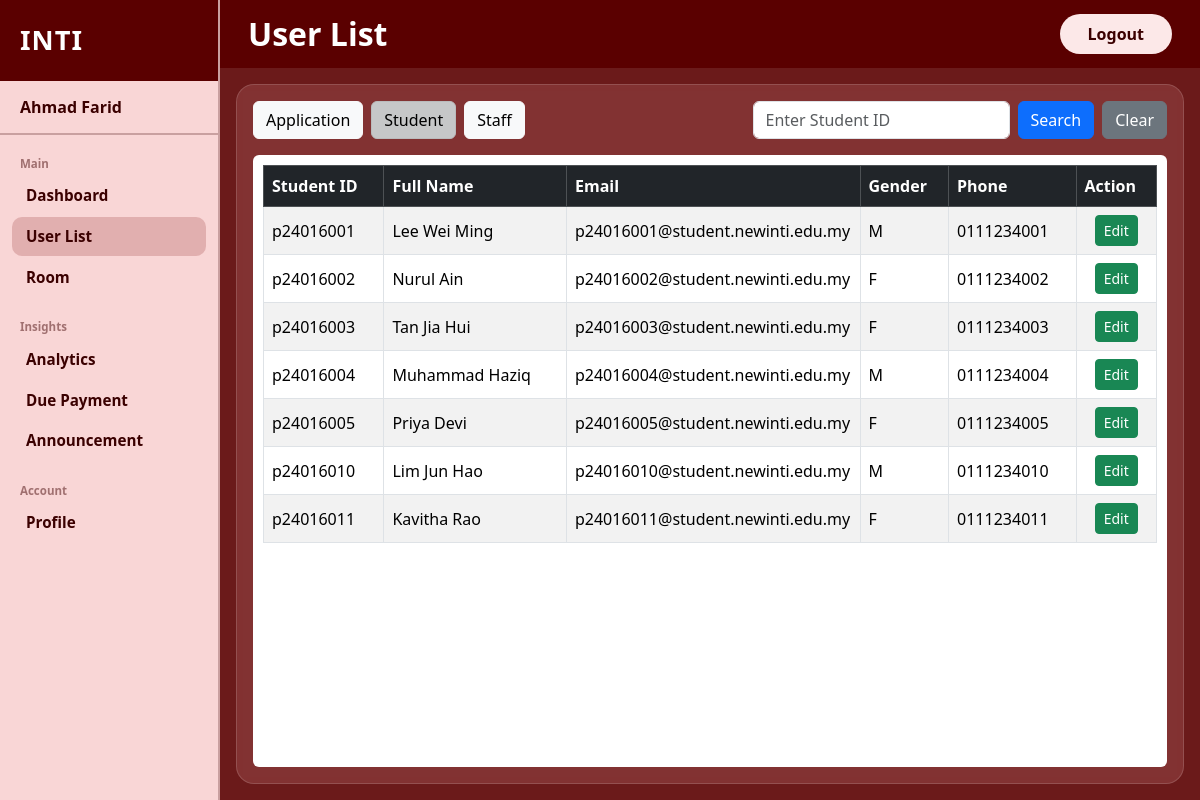
The page /admin_user_list_student (signed in) on the database its author committed.
### tables this page shows
CREATE TABLE Student (
            student_id                TEXT PRIMARY KEY NOT NULL,
            fullname                  TEXT NOT NULL,
            email                     TEXT UNIQUE NOT NULL,
            password                  TEXT NOT NULL,
            gender                    TEXT NOT NULL,
            phone                     TEXT NOT NULL,
            last_read_announcement_at TEXT DEFAULT NULL,
            reset_token               TEXT DEFAULT NULL,
            reset_token_used          INTEGER DEFAULT 0,
            application_id            INTEGER NOT NULL,
            FOREIGN KEY (application_id) REFERENCES Application(application_id)
        );

### app.py (the view)
@app.route("/admin_user_list_student")
def admin_user_list_student():
    if session.get('user_id') is None or session.get('role') != 'admin':
        return redirect('/user_login')
    conn = get_db()
    search_data = request.args.get("search_data", "")
    if search_data:
        table_data = conn.execute("""
            SELECT *
            FROM Student
            WHERE student_id = ?
        """, (search_data,)).fetchall()
    else:
        table_data = conn.execute("""
            SELECT *
            FROM Student
        """).fetchall()
    return render_template("Admin User List Student.html", table_data=table_data, search_data=search_data)

### app.py (called while the page is built, shortened)
def get_db():
    if 'db' not in g:
        g.db = get_connection()
    return g.db

@app.context_processor          # run this before every template render
def inject_unread_status():
    user_id = session.get('user_id')
    role = session.get('role')
    has_unread = False                       # assume no unread by default
    return dict(has_unread=has_unread)

### database.py (called while the page is built)
def get_connection():
    conn = sqlite3.connect(DB_NAME)
    conn.row_factory = sqlite3.Row
    conn.execute("PRAGMA foreign_keys = ON")
    return conn

### templates/Admin User List Student.html (shortened to what this page needs)
<!DOCTYPE html>
<html lang="en">
<head>
    <link href="https://cdn.jsdelivr.net/npm/bootstrap@5.3.3/dist/css/bootstrap.min.css" rel="stylesheet"/>
    <link href="{{ url_for('static', filename='style.css') }}" rel="stylesheet"/>
</head>
<body>
<div class="d-flex vh-100">
    <aside class="sidebar d-flex flex-column">
        <div class="sidebar-brand">
            <span class="brand-chms">INTI</span>
        </div>
        <div class="sidebar-username">
            <span>{{session["fullname"]}}</span>
        </div>
        <nav class="sidebar-nav flex-grow-1">
            <div class="nav-section-label">Main</div>
            <a href="/admin_dashboard" class="nav-item">Dashboard</a>
            <a href="/admin_user_list_application" class="nav-item active">User List</a>
            <a href="/admin_room" class="nav-item">Room</a>
            <div class="nav-section-label mt-3">Insights</div>
            <a href="/admin_analytics_date" class="nav-item">Analytics</a>
            <a href="/admin_due_payment" class="nav-item">Due Payment</a>
            <a href="/admin_announcement_page" class="nav-item ">Announcement</a>
            <div class="nav-section-label mt-3">Account</div>
            <a href="/admin_profile" class="nav-item">Profile</a>
        </nav>
    </aside>
    <div class="main-wrapper d-flex flex-column flex-grow-1">
        <header class="topbar d-flex align-items-center justify-content-between">
            <h1 class="page-title">User List</h1>
            <a href="/user_logout" class="btn btn-logout">Logout</a>
        </header>
        <main class="content-area flex-grow-1 p-3">
            <div class="content-card h-100 d-flex flex-column p-3 overflow-y-auto ">
                <div class="d-flex gap-2 mb-3">
                    <a href="/admin_user_list_application" class="btn btn-light">Application</a>
                    <a href="/admin_user_list_student" class="btn btn-light active">Student</a>
                    <a href="/admin_user_list_staff" class="btn btn-light">Staff</a>
                    <form method="GET" action="/admin_user_list_student" class="d-flex gap-2 ms-auto d-block " >
                        <input type="text" name="search_data" class="form-control" value="{{ search_data }}" placeholder="Enter Student ID">
                        <button type="submit" class="btn btn-primary">Search</button>
                        <a href="/admin_user_list_student" class="btn btn-secondary">Clear</a>
                    </form>
                </div>
                <div class ="flex-grow-1 bg-white rounded">
                    <div style="padding: 10px;">
                        <table class="table table-bordered table-striped">
                            <thead class="table-dark">
                            <tr>
                                <th>Student ID</th>
                                <th>Full Name</th>
                                <th>Email</th>
                                <th>Gender</th>
                                <th>Phone</th>
                                <th>Action</th>
                            </tr>
                            </thead>
                            <tbody>
                            {% for row in table_data %}
                            <tr>
                                <td>{{ row['student_id'] }}</td>
                                <td>{{ row['fullname'] }}</td>
                                <td>{{ row['email'] }}</td>
                                <td>{{ row['gender'] }}</td>
                                <td>{{ row['phone'] }}</td>
                                <td class="text-center">
                                    <a href="/admin_user_list_student_edit?student_id={{ row['student_id'] }}" class="btn btn-sm btn-success">Edit</a>
                                </td>
                            </tr>
                            {% else %}
                            <tr><td colspan="9" class="text-center">No records found</td></tr>
                            {% endfor %}
                            </tbody>
                        </table>
                    </div>
                </div>
            </div>
        </main>
    </div>
</div>
</body>
</html>

### static/style.css (style rules this page uses)
:root { --sidebar-bg: #f9d6d6; --sidebar-width: 220px; --topbar-bg: #5a0000; --main-bg: #6b1a1a; --brand-color: #3b0000; --nav-label-color: #a07070; --nav-item-color: #3b0000; --nav-active-bg: rgba(180, 100, 100, 0.35); --content-card-bg: rgba(160, 80, 80, 0.45); --logout-bg: #fce8e8; --logout-color: #3b0000; }
body { font-family: 'Segoe UI', sans-serif; background: var(--main-bg); min-height: 100vh; display: flex; flex-direction: column; }
.sidebar { width: var(--sidebar-width); min-width: var(--sidebar-width); background: var(--sidebar-bg); border-right: 2px solid #c9a0a0; }
.sidebar-brand { background: var(--topbar-bg); padding: 20px 20px; }
.brand-chms { font-size: 1.7rem; font-weight: 900; color: #fff; letter-spacing: 1px; }
.sidebar-username { padding: 14px 20px; font-weight: 700; font-size: 1rem; color: var(--nav-item-color); border-bottom: 2px solid #c9a0a0; }
.sidebar-nav { padding: 16px 12px; display: flex; flex-direction: column; gap: 2px; }
.nav-section-label { font-size: 0.72rem; font-weight: 600; color: var(--nav-label-color); text-transform: none; padding: 4px 8px 2px; }
.nav-item { position: relative; display: block; padding: 8px 14px; font-weight: 700; font-size: 0.95rem; color: var(--nav-item-color); text-decoration: none; border-radius: 10px; transition: background 0.15s; }
.nav-item.active { background: var(--nav-active-bg); color: var(--nav-item-color); }
.main-wrapper { background: var(--main-bg); }
.topbar { background: var(--topbar-bg); padding: 14px 28px; }
.page-title { color: #fff; font-size: 2rem; font-weight: 900; margin: 0; }
.btn-logout { background: var(--logout-bg); color: var(--logout-color); font-weight: 700; font-size: 1rem; border: none; border-radius: 50px; padding: 8px 28px; }
.content-area { padding: 16px !important; min-height: 0; overflow: hidden; }
.content-card { background: var(--content-card-bg); border-radius: 18px; border: 1px solid rgba(255, 255, 255, 0.15); backdrop-filter: blur(4px); min-height: 100%; overflow-y: auto; overflow-x: auto; }
.table { table-layout: auto; }
.table th, .table td { white-space: normal; word-wrap: break-word; word-break: break-word; max-width: 250px; vertical-align: middle; }
.table td:last-child { max-width: none; white-space: nowrap; }

### rows shown on the page
Student: student_id "p24016001", fullname "Lee Wei Ming", email "p24016001@student.newinti.edu.my", gender "M", phone "0111234001"
Student: student_id "p24016002", fullname "Nurul Ain", email "p24016002@student.newinti.edu.my", gender "F", phone "0111234002"
Student: student_id "p24016003", fullname "Tan Jia Hui", email "p24016003@student.newinti.edu.my", gender "F", phone "0111234003"
Student: student_id "p24016004", fullname "Muhammad Haziq", email "p24016004@student.newinti.edu.my", gender "M", phone "0111234004"
Student: student_id "p24016005", fullname "Priya Devi", email "p24016005@student.newinti.edu.my", gender "F", phone "0111234005"
Student: student_id "p24016010", fullname "Lim Jun Hao", email "p24016010@student.newinti.edu.my", gender "M", phone "0111234010"
Student: student_id "p24016011", fullname "Kavitha Rao", email "p24016011@student.newinti.edu.my", gender "F", phone "0111234011"

### other values the page prints
{{ session["fullname"] }} "Ahmad Farid"
